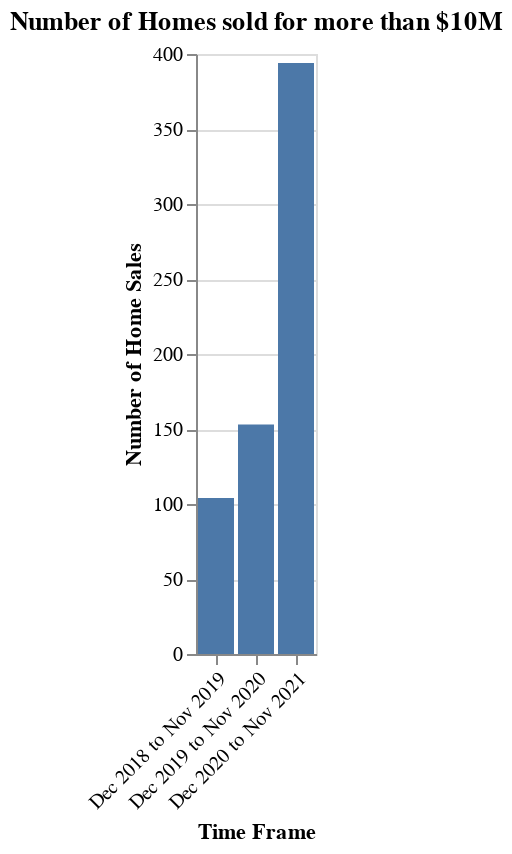

Write notebook code for a chart like this one.
### Code cell
time_sales = alt.Chart(df_ten_M).mark_bar().encode(
    tooltip=[alt.Tooltip('time_frame',title='Time Frame'),\
             alt.Tooltip('amount_of_sales',title='Sale Volume')
             ],
   x=alt.X('time_frame', axis=alt.Axis(title='Time Frame',labelAngle=-45)),
   y=alt.Y('amount_of_sales',axis=alt.Axis(title='Number of Home Sales'))
).properties(
    title="Number of Homes sold for more than $10M"
)

time_sales

### Figure 1 — Vega-Lite specification as saved in the notebook (floating-point values rounded to 4 significant figures)
{"config": {"view": {"continuousWidth": 400, "continuousHeight": 300}}, "data": {"name": "data-7cfe507d2ed6b4d1d0d41a2996e6efbc"}, "mark": "bar", "encoding": {"tooltip": [{"type": "nominal", "field": "time_frame", "title": "Time Frame"}, {"type": "quantitative", "field": "amount_of_sales", "title": "Sale Volume"}], "x": {"type": "nominal", "axis": {"labelAngle": -45, "title": "Time Frame"}, "field": "time_frame"}, "y": {"type": "quantitative", "axis": {"title": "Number of Home Sales"}, "field": "amount_of_sales"}}, "title": "Number of Homes sold for more than $10M", "$schema": "https://vega.github.io/schema/vega-lite/v4.8.1.json", "datasets": {"data-7cfe507d2ed6b4d1d0d41a2996e6efbc": [{"amount_of_sales": 394, "total_sale_money": 6875000000, "time_frame": "Dec 2020 to Nov 2021", "total_percent": 0.6052}, {"amount_of_sales": 153, "total_sale_money": 2363000000, "time_frame": "Dec 2019 to Nov 2020", "total_percent": 0.235}, {"amount_of_sales": 104, "total_sale_money": 1600000000, "time_frame": "Dec 2018 to Nov 2019", "total_percent": 0.1598}]}}
